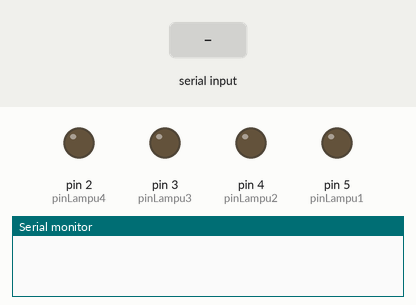
The sketch below on a simulated Arduino Uno, built with avr-gcc and run on an emulated ATmega328P. Parts: output pins drawn as LEDs (lit = HIGH), the last lines printed to the serial monitor. The test bench sets the inputs (shaded band).

Above: at 1.2 s.
1.3 s: "1" received over Serial
At 1.8 s:
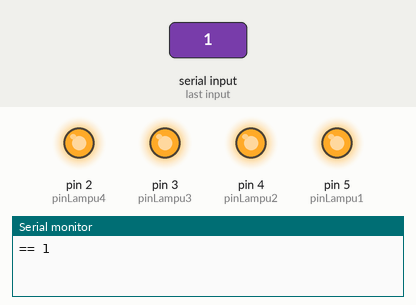
2.8 s: "b" received over Serial
At 4.0 s:
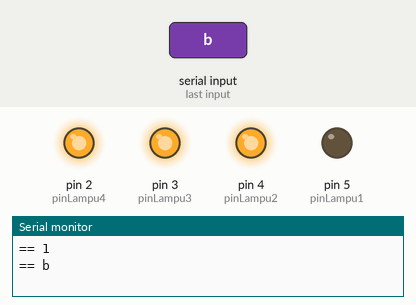
4.3 s: "c" received over Serial
At 5.3 s:
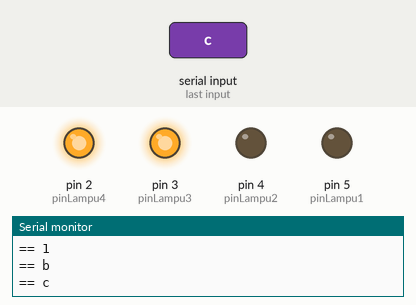
5.8 s: "d" received over Serial
At 6.4 s:
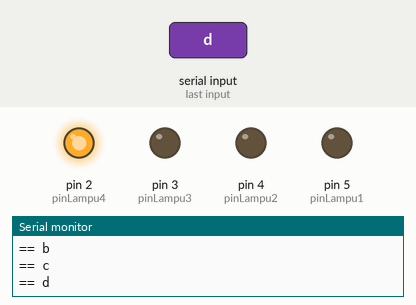
7.3 s: "2" received over Serial
At 7.6 s:
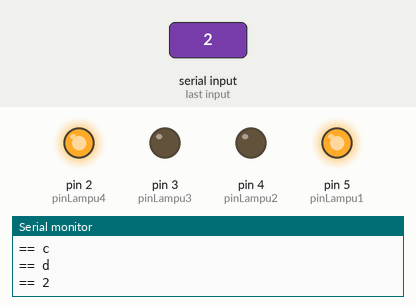
8.8 s: "e" received over Serial
At 9.9 s:
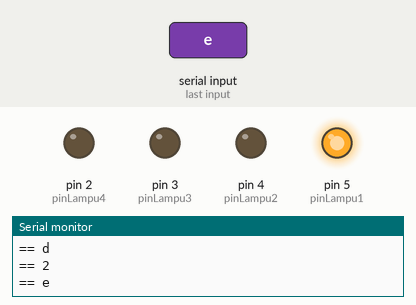
Timing chart, 0 to 11.3 s (numbered marks = the images above; inputs shaded):
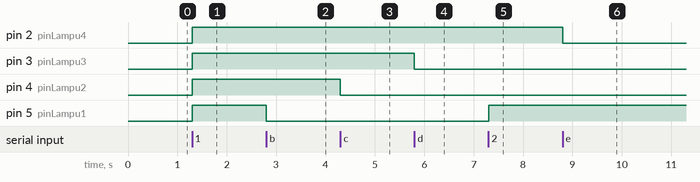

Measured:
- after the input at 1.3 s, pin 2 (pinLampu4), pin 3 (pinLampu3), pin 4 (pinLampu2), pin 5 (pinLampu1): LOW → HIGH at once
- after the input at 2.8 s, pin 5 (pinLampu1): HIGH → LOW at once
- after the input at 4.3 s, pin 4 (pinLampu2): HIGH → LOW at once
- after the input at 5.8 s, pin 3 (pinLampu3): HIGH → LOW at once
- after the input at 7.3 s, pin 5 (pinLampu1): LOW → HIGH at once
- after the input at 8.8 s, pin 2 (pinLampu4): HIGH → LOW at once

The sketch:

Kendali_lampu_via_bluetooth_android.ino
```cpp
/* By I Wayan Sujane DBC 115 027
   kontrol Lampu via android konektivitas Bluetooth */

//==== Inisialisasi Pin LED ====//
int pinLampu1 = 5;
int pinLampu2 = 4;
int pinLampu3 = 3;
int pinLampu4 = 2;

char wayan;
  void setup () {
    pinMode(pinLampu1, OUTPUT);
    pinMode(pinLampu2, OUTPUT);
    pinMode(pinLampu3, OUTPUT);
    pinMode(pinLampu4, OUTPUT);
    Serial.begin(9600); //BaudRate Kecepatan transmisi data//
  }
//==== Tahap pengecekan data apakah sudah diterima  ====//
void loop() {
  if (Serial.available()) {
    wayan = Serial.read(); //membaca data yang diterima//

//----------Hidupkan dan matikan semua lampu-----------//
if (wayan == '1') {
    digitalWrite(2, HIGH);
    digitalWrite(3, HIGH);
    digitalWrite(4, HIGH);
    digitalWrite(5, HIGH);
}

//----------Hidupkan setiap led dengan tombol----------//
else if(wayan == '2') {digitalWrite(5, HIGH);} //TERAS DEPAN//
//pin2//

else if(wayan == '3') {digitalWrite(4, HIGH);} //RUANG TAMU//
//pin3//

else if(wayan == '4') {digitalWrite(3, HIGH);} //KAMAR//
//pin4//

else if(wayan == '5') {digitalWrite(2, HIGH);} //DAPUR//
//pin5//


//----------Matikan led dengan tombol----------//
else if (wayan == 'a') { //SEMUA LAMPU MATI//
    digitalWrite(2, LOW);
    digitalWrite(3, LOW);
    digitalWrite(4, LOW);
    digitalWrite(5, LOW);
}

else if(wayan == 'b') {digitalWrite(5, LOW);} //TERAS DEPAN//
//pin2//

else if(wayan == 'c') {digitalWrite(4, LOW);} //RUANG TAMU//
//pin3//

else if(wayan == 'd') {digitalWrite(3, LOW);} //KAMAR//
//pin4//

else if(wayan == 'e') {digitalWrite(2, LOW);} //DAPUR//
//pin5//

//==== Mengirimkan data ke port serial menuju tampilan di android ====//
    Serial.print("== ");
    Serial.println(wayan);
}
}
```
